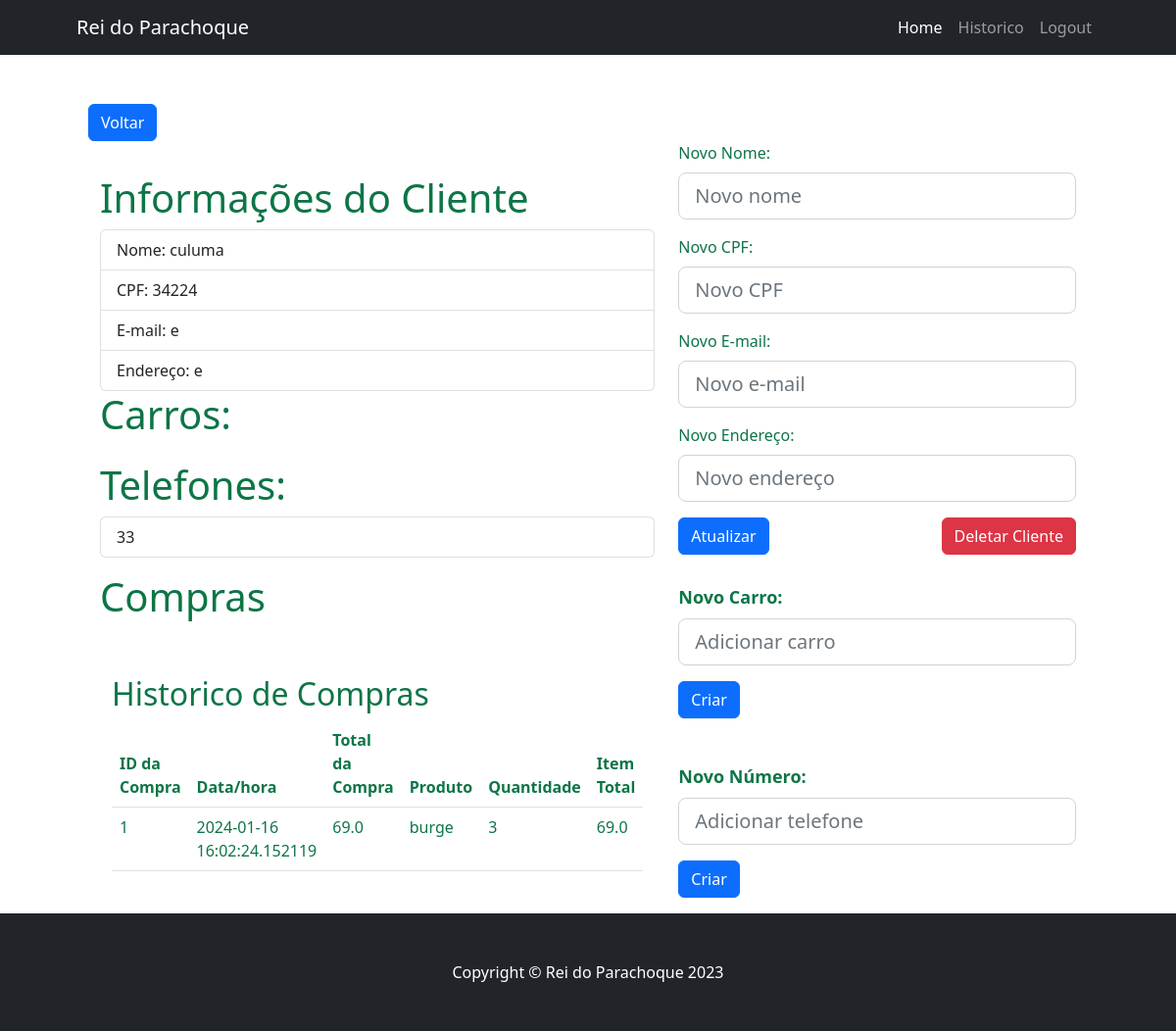
/client/culuma (signed in), run on the app's committed database.
### app/models/tables.py (models this page shows, shortened)
class Client(db.Model):
    id = db.Column(db.Integer, primary_key=True)
    name = db.Column(db.String(80))
    email = db.Column(db.String(120))
    address = db.Column(db.String(120))
    cpf = db.Column(db.String(120), unique=True)

class Phone(db.Model):
    id = db.Column(db.Integer, primary_key=True)
    number = db.Column(db.String(80))
    client_id = db.Column(db.Integer, db.ForeignKey('client.id'))
    client = db.relationship('Client', backref='phones')

class Kart(db.Model):
    id = db.Column(db.Integer, primary_key=True)
    date = db.Column(db.DateTime, default=datetime.utcnow)
    total = db.Column(db.Float)
    client_id = db.Column(db.Integer, db.ForeignKey('client.id'))
    client = db.relationship('Client', backref='karts')
    confirmed = db.Column(db.Boolean, default=False)

class Product(db.Model):
    id = db.Column(db.Integer, primary_key=True)
    name = db.Column(db.String(80))
    price = db.Column(db.Float)
    code = db.Column(db.String(80), unique=True)
    quantity = db.Column(db.Integer, default=0)
    description = db.Column(db.String(120))

### app/controllers/default.py (the view, shortened to what this page needs)
@app.route('/client/<name>', methods=['GET', 'POST'])
@login_required
def client(name):
    form = ClientAtualizeForm()
    car_form = CarAddForm()
    phone_form = PhoneAddForm()
    client_cars = []
    client_phones = []
    client = Client.query.filter(or_(Client.name == name, Client.cpf == name)).first()
    products = Product.query.all()
    itens = (
        db.session.query(
            Kart.id.label('cart_id'),
            Kart.date.label('cart_date'),
            Kart.total.label('cart_total'),
            Product.name.label('product_name'),
            KartItem.quantity.label('item_quantity'),
            func.sum(KartItem.total).label('item_total')
        )
        .join(KartItem, Kart.id == KartItem.kart_id)
        .join(Product, KartItem.product_id == Product.id)
        .join(Client, Kart.client_id == Client.id)
        .filter(Client.id == client.id)  # Separate filter conditions with a comma
        .group_by(Kart.id, Product.id)
        .all()
    ) if client else []
    client_cars = Car.query.filter_by(client_id=client.id).all() if client else []
    client_phones = Phone.query.filter_by(client_id=client.id).all() if client else []
    return render_template('client.html', cliente=client, form=form, carros=client_cars, car_form=car_form, phone_form=phone_form, phones=client_phones, itens=itens)

### app/models/forms.py
class ClientAtualizeForm(FlaskForm):
    clientName = StringField('Nome do Cliente', render_kw={"autocomplete": "off"})
    clientAddress = StringField('Endereço do Cliente', render_kw={"autocomplete": "off"})
    clientCPF = StringField('CPF do Cliente', render_kw={"autocomplete": "off"})
    clientEmail = StringField('E-mail do Cliente', render_kw={"autocomplete": "off"})
    submit = SubmitField('Atualizar')

class CarAddForm(FlaskForm):
    modelo = StringField('Modelo do Carro', render_kw={"autocomplete": "off"})
    submit = SubmitField('Criar')

### app/controllers/default.py (called while the page is built)
@login_manager.user_loader
def load_user(user_id):
    return User.query.get(int(user_id))

### app/models/tables.py (called while the page is built)
    @property
    def is_authenticated(self):
        return True

### app/templates/client.html (shortened to what this page needs)
{% extends "base.html" %}
{% block stylesheets %}
<link href="../static/css/client.css" rel="stylesheet">
{% endblock %}
{% block content%}
<div class="container" style="margin-top: 50px">
    <button class="btn btn-primary" onclick="window.location.href='/search_client'">Voltar</button>
    {% if cliente %}
    <div class="container">
        <div class="row">
            <div class="col-sm">
                <h1 style="margin-top: 34px">Informações do Cliente</h1>
                <ul class="list-group" style="list-style: none;">
                    <li class="list-group-item">Nome: {{cliente.name}}</li>
                    <li class="list-group-item">CPF: {{cliente.cpf}}</li>
                    <li class="list-group-item">E-mail: {{cliente.email}}</li>
                    <li class="list-group-item">Endereço: {{cliente.address}}</li>
                </ul>
                <div class="mb-3">
                    <h1>Carros: </h1>
                </div>
                <div class="mb-3">
                    <h1>Telefones:</h1>
                    <ul class="list-group" style="list-style: none;">
                        {% for phone in phones %}
                        <li class="list-group-item"><a href="{{url_for('edit_phone', phone_id=phone.id)}}">{{phone.number}}</a></li>
                        {% endfor %}
                    </ul>
                </div>
                <div class="mb-3">
                    <h1>Compras</h1>
                </div>
                <div class="container mt-5">
                    <h2>Historico de Compras</h2>
                    <table class="table">
                        <thead class="thead-light">
                            <tr>
                                <th>ID da Compra</th>
                                <th>Data/hora</th>
                                <th>Total da Compra</th>
                                <th>Produto</th>
                                <th>Quantidade</th>
                                <th>Item Total</th>
                            </tr>
                        </thead>
                        <tbody>
                            {% for row in itens %}
                                <tr>
                                    <td>{{ row.cart_id }}</td>
                                    <td>{{ row.cart_date }}</td>
                                    <td>{{ row.cart_total }}</td>
                                    <td>{{ row.product_name }}</td>
                                    <td>{{ row.item_quantity }}</td>
                                    <td>{{ row.item_total }}</td>
                                </tr>
                            {% endfor %}
                        </tbody>
                    </table>
                </div>
            </div>
            <div class="col-sm">
                <form id="clientAtt" action="/client/{{cliente.name}}" method="POST">
                    <div class="mb-3">
                        <label class="form-label">Novo Nome:</label>
                        {{ form.clientName(class="form-control form-control-lg", placeholder="Novo nome") }}
                    </div>
                    <div class="mb-3">
                        <label class="form-label">Novo CPF:</label>
                        {{ form.clientCPF(class="form-control form-control-lg", placeholder="Novo CPF") }}
                    </div>
                    <div class="mb-3">
                        <label class="form-label">Novo E-mail:</label>
                        {{ form.clientEmail(class="form-control form-control-lg", placeholder="Novo e-mail") }}
                    </div>
                    <div class="mb-3">
                        <label class="form-label">Novo Endereço:</label>
                        {{ form.clientAddress(class="form-control form-control-lg", placeholder="Novo endereço") }}
                    </div>
                    {{ form.submit(class="btn btn-primary") }}
                    <a href="/delete_client/{{ cliente.name }}" class="btn btn-danger float-end">Deletar Cliente</a>
                </form>
                <div class="mb-3">
                    <form id="carAdd" action="/client/{{cliente.name}}/add_car" method="POST">
                        <div class="mb-3">
                            <label class="form-label" style="margin-top: 30px; font-weight: bold; font-size: large">Novo Carro:</label>
                            {{ car_form.modelo(class="form-control form-control-lg", placeholder="Adicionar carro") }}
                        </div>
                        {{ car_form.submit(class="btn btn-primary") }}
                    </form>
                </div>
                <div class="mb-3">
                    <form id="phoneAdd" action="/client/{{cliente.name}}/add_phone" method="POST">
                        <div class="mb-3">
                             <label class="form-label" style="margin-top: 30px; font-weight: bold; font-size: large">Novo Número:</label>
                            {{ phone_form.number(class="form-control form-control-lg", placeholder="Adicionar telefone") }}
                        </div>
                        {{ phone_form.submit(class="btn btn-primary") }}
                    </form>
                </div>
            </div>
        </div>
    </div>
    {% else %}
    <h1>Cliente não encontrado</h1>
    {% endif %}
</div>
{% endblock %}

### app/static/css/client.css (style rules this page uses)
ul li a { color: inherit; text-decoration: none; transition: color 0.3s ease; }

### app/templates/base.html (style rules this page uses)
body { display: flex; flex-direction: column; min-height: 100vh; }

### data on the page
Client: name "culuma", cpf "34224", email "e", address "e"
Phone: number "33"
Kart: cart_id "1", cart_date "2024-01-16 16:02:24.152119", cart_total "69.0", product_name "burge", item_quantity "3", item_total "69.0"
